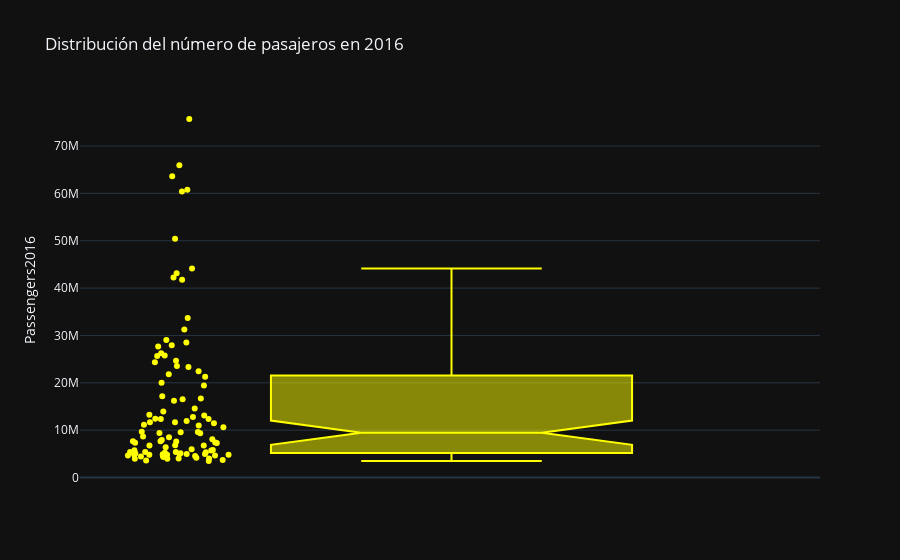

Notebook cell for this chart:
### Markdown cell above
2.7- Diseña un gráfico de cajas para analizar la distribución del número de pasajeros en 2016 entre los aeropuertos.

### Code cell
px.box(df, y="Passengers2016", title= "Distribución del número de pasajeros en 2016" , template="plotly_dark", notched=True, points="all", color_discrete_sequence=["yellow"])

### Figure 1 — Plotly figure (JSON) as saved in the notebook; plotly's stock layout.template omitted (floating-point values rounded to 4 significant figures)
{"data": [{"alignmentgroup": "True", "boxpoints": "all", "hovertemplate": "Passengers2016=%{y}<extra></extra>", "legendgroup": "", "marker": {"color": "yellow"}, "name": "", "notched": true, "offsetgroup": "", "orientation": "v", "showlegend": false, "type": "box", "x0": " ", "xaxis": "x", "y": [75711130, 65933145, 63625664, 60786937, 60415470, 50420583, 44154693, 43119628, 42261309, 41744769, 33679052, 31237865, 29043287, 28500259, 27907384, 27666428, 26253882, 25787691, 25637054, 24682466, 24320071, 23521919, 23352016, 22449289, 21818418, 21253959, 20017530, 19420690, 17184681, 16672776, 16532690, 16224154, 14551774, 13946688, 13265037, 13074517, 12795356, 12427427, 12348425, 12344945, 11910138, 11652922, 11645334, 11441999, 11159631, 10982967, 10626430, 9682264, 9624748, 9553250, 9378082, 9346245, 8650000, 8475809, 8081179, 7914117, 7680992, 7630909, 7610780, 7416368, 7314269, 7303720, 6821358, 6775988, 6742746, 6369396, 5949060, 5799104, 5779569, 5687325, 5408814, 5400243, 5395699, 5325559, 5201690, 5147546, 5080071, 4989496, 4983645, 4980387, 4942386, 4924992, 4807906, 4780197, 4778967, 4778939, 4653818, 4624038, 4588265, 4538913, 4417490, 4322797, 4193665, 4004081, 3997856, 3943298, 3934891, 3689747, 3612061, 3485372], "y0": " ", "yaxis": "y"}], "layout": {"boxmode": "group", "legend": {"tracegroupgap": 0}, "title": {"text": "Distribución del número de pasajeros en 2016"}, "xaxis": {"anchor": "y", "domain": [0, 1]}, "yaxis": {"anchor": "x", "domain": [0, 1], "title": {"text": "Passengers2016"}}}}
